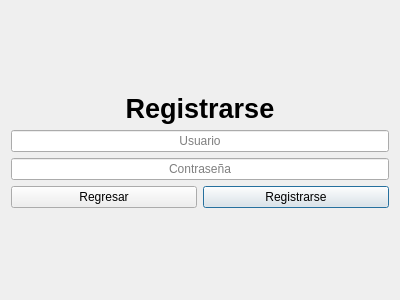
<?xml version="1.0" encoding="UTF-8"?>
<ui version="4.0">
 <class>SignUpWindow</class>
 <widget class="QWidget" name="SignUpWindow">
  <property name="geometry">
   <rect>
    <x>0</x>
    <y>0</y>
    <width>400</width>
    <height>300</height>
   </rect>
  </property>
  <property name="windowTitle">
   <string>Form</string>
  </property>
  <layout class="QVBoxLayout" name="verticalLayout_2">
   <item>
    <layout class="QVBoxLayout" name="verticalLayout">
     <item>
      <spacer name="verticalSpacer">
       <property name="orientation">
        <enum>Qt::Orientation::Vertical</enum>
       </property>
       <property name="sizeHint" stdset="0">
        <size>
         <width>20</width>
         <height>40</height>
        </size>
       </property>
      </spacer>
     </item>
     <item>
      <widget class="QLabel" name="label">
       <property name="sizePolicy">
        <sizepolicy hsizetype="Preferred" vsizetype="Fixed">
         <horstretch>0</horstretch>
         <verstretch>0</verstretch>
        </sizepolicy>
       </property>
       <property name="font">
        <font>
         <pointsize>20</pointsize>
         <bold>true</bold>
        </font>
       </property>
       <property name="text">
        <string>Registrarse</string>
       </property>
       <property name="alignment">
        <set>Qt::AlignmentFlag::AlignCenter</set>
       </property>
      </widget>
     </item>
     <item>
      <widget class="QLineEdit" name="userEdit">
       <property name="inputMask">
        <string/>
       </property>
       <property name="text">
        <string/>
       </property>
       <property name="alignment">
        <set>Qt::AlignmentFlag::AlignCenter</set>
       </property>
       <property name="placeholderText">
        <string>Usuario</string>
       </property>
      </widget>
     </item>
     <item>
      <widget class="QLineEdit" name="passwordEdit">
       <property name="inputMask">
        <string/>
       </property>
       <property name="text">
        <string/>
       </property>
       <property name="alignment">
        <set>Qt::AlignmentFlag::AlignCenter</set>
       </property>
       <property name="placeholderText">
        <string>Contraseña</string>
       </property>
      </widget>
     </item>
     <item>
      <layout class="QHBoxLayout" name="horizontalLayout">
       <item>
        <widget class="QPushButton" name="returnButton">
         <property name="text">
          <string>Regresar</string>
         </property>
        </widget>
       </item>
       <item>
        <widget class="QPushButton" name="signinButton">
         <property name="text">
          <string>Registrarse</string>
         </property>
         <property name="default">
          <bool>true</bool>
         </property>
        </widget>
       </item>
      </layout>
     </item>
     <item>
      <spacer name="verticalSpacer_2">
       <property name="orientation">
        <enum>Qt::Orientation::Vertical</enum>
       </property>
       <property name="sizeHint" stdset="0">
        <size>
         <width>20</width>
         <height>40</height>
        </size>
       </property>
      </spacer>
     </item>
    </layout>
   </item>
  </layout>
 </widget>
 <resources/>
 <connections/>
</ui>
